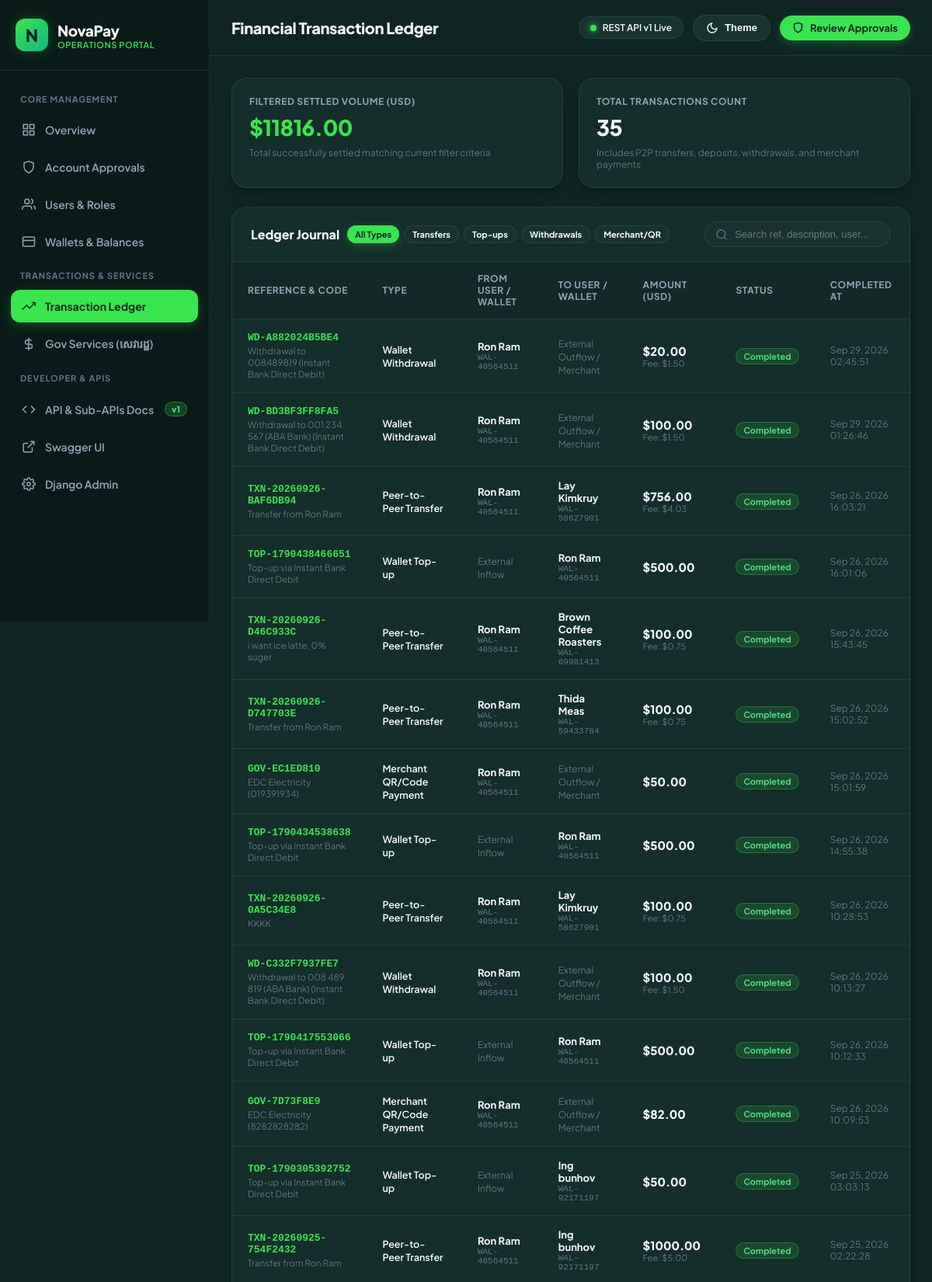
Screenshot of /transactions/ (upper part) with the database file from the repository.
### apps/transactions/models.py (models this page shows, shortened)
class Transaction(BaseModel):
    transaction_code = models.CharField(
        max_length=64,
        unique=True,
        db_index=True,
        default=generate_transaction_code,
        editable=False
    )
    transaction_type = models.CharField(
        max_length=30,
        choices=TransactionType.choices,
        db_index=True
    )
    status = models.CharField(
        max_length=30,
        choices=TransactionStatus.choices,
        default=TransactionStatus.PENDING,
        db_index=True
    )
    sender_wallet = models.ForeignKey(
        Wallet,
        on_delete=models.PROTECT,
        null=True,
        blank=True,
        related_name="sent_transactions"
    )
    receiver_wallet = models.ForeignKey(
        Wallet,
        on_delete=models.PROTECT,
        null=True,
        blank=True,
        related_name="received_transactions"
    )
    amount = models.DecimalField(max_digits=18, decimal_places=4)
    fee_amount = models.DecimalField(max_digits=18, decimal_places=4, default=Decimal("0.0000"))
    total_amount = models.DecimalField(max_digits=18, decimal_places=4)
    currency = models.CharField(max_length=3, default="USD")
    description = models.CharField(max_length=500, blank=True, default="")
    reference_number = models.CharField(max_length=100, blank=True, default="", db_index=True)
    parent_transaction = models.ForeignKey(
        "self",
        on_delete=models.PROTECT,
        null=True,
        blank=True,
        related_name="child_transactions"
    )
    metadata = models.JSONField(default=dict, blank=True)
    completed_at = models.DateTimeField(null=True, blank=True)
    class Meta:
        verbose_name = "Transaction"
        verbose_name_plural = "Transactions"
        ordering = ["-created_at"]
        constraints = [
            models.CheckConstraint(
                condition=Q(amount__gt=Decimal("0.0000")),
                name="transaction_amount_strictly_positive"
            ),
            models.CheckConstraint(
                condition=Q(fee_amount__gte=Decimal("0.0000")),
                name="transaction_fee_non_negative"
            ),
            models.CheckConstraint(
                condition=Q(total_amount__gte=models.F("amount")),
                name="transaction_total_amount_gte_amount"
            ),
        ]
        indexes = [
            models.Index(fields=["sender_wallet", "created_at"]),
            models.Index(fields=["receiver_wallet", "created_at"]),
            models.Index(fields=["status", "created_at"]),
            models.Index(fields=["transaction_type", "created_at"]),
            models.Index(fields=["reference_number"]),
        ]

### apps/wallets/models.py (models this page shows, shortened)
class Wallet(BaseModel):
    user = models.ForeignKey(
        settings.AUTH_USER_MODEL,
        on_delete=models.PROTECT,
        related_name="wallets"
    )
    wallet_number = models.CharField(
        max_length=32,
        unique=True,
        db_index=True,
        default=generate_wallet_number,
        editable=False
    )
    currency = models.CharField(max_length=3, default="USD")
    current_balance = models.DecimalField(
        max_digits=18,
        decimal_places=4,
        default=Decimal("0.0000")
    )
    available_balance = models.DecimalField(
        max_digits=18,
        decimal_places=4,
        default=Decimal("0.0000")
    )
    hold_balance = models.DecimalField(
        max_digits=18,
        decimal_places=4,
        default=Decimal("0.0000")
    )
    status = models.CharField(
        max_length=20,
        choices=WalletStatus.choices,
        default=WalletStatus.ACTIVE,
        db_index=True
    )
    is_primary = models.BooleanField(default=True)
    class Meta:
        verbose_name = "Wallet"
        verbose_name_plural = "Wallets"
        constraints = [
            models.CheckConstraint(
                condition=Q(available_balance__gte=Decimal("0.0000")),
                name="wallet_available_balance_non_negative"
            ),
            models.CheckConstraint(
                condition=Q(hold_balance__gte=Decimal("0.0000")),
                name="wallet_hold_balance_non_negative"
            ),
            models.CheckConstraint(
                condition=Q(current_balance__gte=Decimal("0.0000")),
                name="wallet_current_balance_non_negative"
            ),
        ]
        indexes = [
            models.Index(fields=["user", "status"]),
            models.Index(fields=["wallet_number", "status"]),
        ]

### apps/users/models.py (models this page shows, shortened)
class User(AbstractBaseUser, PermissionsMixin, BaseModel):
    email = models.EmailField(unique=True, db_index=True)
    phone_number = models.CharField(
        max_length=30,
        unique=True,
        db_index=True,
        validators=[RegexValidator(r"^(\+855\d{8,9}|0\d{8,9}|\+?[1-9]\d{7,19})$", "Enter a valid Cambodian (+855) or E.164 phone number.")]
    )
    full_name = models.CharField(max_length=150)
    role = models.CharField(max_length=20, choices=UserRole.choices, default=UserRole.CUSTOMER, db_index=True)
    status = models.CharField(max_length=20, choices=UserStatus.choices, default=UserStatus.ACTIVE, db_index=True)
    date_of_birth = models.DateField(null=True, blank=True)
    gender = models.CharField(max_length=10, choices=Gender.choices, null=True, blank=True)
    profile_photo = models.ImageField(upload_to="avatars/%Y/%m/", null=True, blank=True)
    id_document_type = models.CharField(max_length=30, choices=IdDocumentType.choices, null=True, blank=True)
    id_document_number = models.CharField(max_length=50, null=True, blank=True)
    id_document_photo = models.ImageField(upload_to="documents/%Y/%m/", null=True, blank=True)
    is_email_verified = models.BooleanField(default=False)
    is_phone_verified = models.BooleanField(default=False)
    pin_hash = models.CharField(max_length=255, null=True, blank=True)
    pin_retry_count = models.PositiveSmallIntegerField(default=0)
    pin_locked_until = models.DateTimeField(null=True, blank=True)
    kyc_tier = models.PositiveSmallIntegerField(default=0)
    is_active = models.BooleanField(default=True)
    is_staff = models.BooleanField(default=False)
    last_login_at = models.DateTimeField(null=True, blank=True)
    objects = UserManager()
    USERNAME_FIELD = "email"
    REQUIRED_FIELDS = ["phone_number", "full_name"]
    class Meta:
        verbose_name = "User"
        verbose_name_plural = "Users"
        indexes = [
            models.Index(fields=["email", "status"]),
            models.Index(fields=["phone_number", "status"]),
            models.Index(fields=["role", "status"]),
        ]

### apps/dashboard/views.py (the view, shortened to what this page needs)
# urls.py: path("transactions/", DashboardTransactionsView.as_view(), name="transactions"),
class DashboardTransactionsView(View):
    def get(self, request):
        query = request.GET.get("q", "").strip()
        txn_type = request.GET.get("type", "")
        txn_status = request.GET.get("status", "")
        txns_qs = Transaction.objects.select_related(
            "sender_wallet__user", "receiver_wallet__user"
        ).order_by("-created_at")
        if txn_type:
            txns_qs = txns_qs.filter(transaction_type=txn_type)
        if txn_status:
            txns_qs = txns_qs.filter(status=txn_status)
        total_sum = txns_qs.filter(status=TransactionStatus.COMPLETED).aggregate(s=Sum("amount"))["s"] or Decimal("0.00")
        context = {
            "active_tab": "transactions",
            "transactions": txns_qs[:100],
            "query": query,
            "selected_type": txn_type,
            "selected_status": txn_status,
            "total_sum": total_sum,
            "total_count": txns_qs.count(),
        }
        return render(request, "dashboard/transactions.html", context)

### templates/dashboard/transactions.html (shortened to what this page needs)
{% extends "dashboard/base.html" %}
{% block page_title %}Financial Transaction Ledger{% endblock %}
{% block content %}
<div class="grid-4" style="grid-template-columns: repeat(2, 1fr); margin-bottom: 24px;">
  <div class="card">
    <div class="stat-label">Filtered Settled Volume (USD)</div>
    <div class="stat-value" style="color: var(--accent-green);">${{ total_sum|floatformat:2 }}</div>
    <div class="stat-meta">Total successfully settled matching current filter criteria</div>
  </div>
  <div class="card">
    <div class="stat-label">Total Transactions Count</div>
    <div class="stat-value">{{ total_count }}</div>
    <div class="stat-meta">Includes P2P transfers, deposits, withdrawals, and merchant payments</div>
  </div>
</div>
<div class="table-container">
  <div class="table-header">
    <div style="display: flex; align-items: center; gap: 10px; flex-wrap: wrap;">
      <span class="table-title">Ledger Journal</span>
      <div style="display: flex; gap: 6px;">
        <a href="?type=" class="badge-pill {% if not selected_type %}btn-accent{% else %}btn-ghost{% endif %}" style="text-decoration: none; padding: 4px 10px;">All Types</a>
        <a href="?type=TRANSFER" class="badge-pill {% if selected_type == 'TRANSFER' %}btn-accent{% else %}btn-ghost{% endif %}" style="text-decoration: none; padding: 4px 10px;">Transfers</a>
        <a href="?type=TOPUP" class="badge-pill {% if selected_type == 'TOPUP' %}btn-accent{% else %}btn-ghost{% endif %}" style="text-decoration: none; padding: 4px 10px;">Top-ups</a>
        <a href="?type=WITHDRAWAL" class="badge-pill {% if selected_type == 'WITHDRAWAL' %}btn-accent{% else %}btn-ghost{% endif %}" style="text-decoration: none; padding: 4px 10px;">Withdrawals</a>
        <a href="?type=MERCHANT_PAYMENT" class="badge-pill {% if selected_type == 'MERCHANT_PAYMENT' %}btn-accent{% else %}btn-ghost{% endif %}" style="text-decoration: none; padding: 4px 10px;">Merchant/QR</a>
      </div>
    </div>
    <form method="GET" class="search-wrapper">
      <input type="text" name="q" value="{{ query }}" placeholder="Search ref, description, user..." class="input-search">
    </form>
  </div>
  <table>
    <thead>
      <tr>
        <th>Reference & Code</th>
        <th>Type</th>
        <th>From User / Wallet</th>
        <th>To User / Wallet</th>
        <th>Amount (USD)</th>
        <th>Status</th>
        <th>Completed At</th>
      </tr>
    </thead>
    <tbody>
      {% for txn in transactions %}
        <tr>
          <td>
            <div style="font-family: monospace; font-weight: 800; font-size: 13px; color: var(--accent-green);">
              {{ txn.reference_number|default:txn.transaction_code }}
            </div>
            <div style="font-size: 11.5px; color: var(--text-muted); margin-top: 2px;">
              {{ txn.description|default:'No description' }}
            </div>
          </td>
          <td>
            <span style="font-weight: 600; font-size: 12.5px;">{{ txn.get_transaction_type_display }}</span>
          </td>
          <td>
            {% if txn.sender_wallet %}
              <div style="font-weight: 700; font-size: 13px;">{{ txn.sender_wallet.user.full_name }}</div>
              <div style="font-family: monospace; font-size: 11px; color: var(--text-muted);">{{ txn.sender_wallet.wallet_number }}</div>
            {% else %}
              <span style="font-size: 12px; color: var(--text-muted);">External Inflow</span>
            {% endif %}
          </td>
          <td>
            {% if txn.receiver_wallet %}
              <div style="font-weight: 700; font-size: 13px;">{{ txn.receiver_wallet.user.full_name }}</div>
              <div style="font-family: monospace; font-size: 11px; color: var(--text-muted);">{{ txn.receiver_wallet.wallet_number }}</div>
            {% else %}
              <span style="font-size: 12px; color: var(--text-muted);">External Outflow / Merchant</span>
            {% endif %}
          </td>
          <td>
            <span style="font-weight: 900; font-size: 15px; color: var(--text-primary);">
              ${{ txn.amount|floatformat:2 }}
            </span>
            {% if txn.fee_amount > 0 %}
              <div style="font-size: 11px; color: var(--text-muted);">Fee: ${{ txn.fee_amount|floatformat:2 }}</div>
            {% endif %}
          </td>
          <td>
            {% if txn.status == 'COMPLETED' %}
              <span class="badge-pill badge-active">Completed</span>
            {% elif txn.status == 'PENDING' or txn.status == 'PROCESSING' %}
              <span class="badge-pill badge-pending">{{ txn.status }}</span>
            {% else %}
              <span class="badge-pill badge-rejected">{{ txn.status }}</span>
            {% endif %}
          </td>
          <td style="font-size: 12px; color: var(--text-muted);">
            {{ txn.created_at|date:"M d, Y" }}
            <div>{{ txn.created_at|date:"H:i:s" }}</div>
          </td>
        </tr>
      {% empty %}
        <tr>
          <td colspan="7" style="text-align: center; color: var(--text-muted); padding: 32px 16px;">
            No transactions match criteria.
          </td>
        </tr>
      {% endfor %}
    </tbody>
  </table>
</div>
{% endblock %}

### templates/dashboard/base.html (style rules this page uses)
:root { --bg-primary: #0F2624; --bg-surface: #173330; --bg-surface-elevated: #1D3E3A; --bg-card: #142E2B; --bg-sidebar: #091A18; --bg-header: rgba(15, 38, 36, 0.85); --accent-green: #38E54D; --accent-green-light: #4ADE80; --accent-green-glow: rgba(56, 229, 77, 0.25); --accent-green-subtle: rgba(56, 229, 77, 0.12); --text-primary: #F8FAFC; --text-secondary: #94A3B8; --text-muted: #64748B; --text-dark: #0F172A; --border-color: rgba(255, 255, 255, 0.08); --border-active: rgba(56, 229, 77, 0.35); --danger: #EF4444; --danger-bg: rgba(239, 68, 68, 0.12); --warning: #F59E0B; --warning-bg: rgba(245, 158, 11, 0.14); --info: #38BDF8; --info-bg: rgba(56, 189, 248, 0.12); --font-main: 'Plus Jakarta Sans', 'Inter', -apple-system, sans-serif; --font-khmer: 'Kantumruy Pro', sans-serif; --radius-sm: 8px; --radius-md: 14px; --radius-lg: 20px; --radius-full: 9999px; --shadow-card: 0 10px 25px -5px rgba(0, 0, 0, 0.25), 0 8px 10px -6px rgba(0, 0, 0, 0.25); }
* { box-sizing: border-box; margin: 0; padding: 0; }
body { font-family: var(--font-main); background-color: var(--bg-primary); color: var(--text-primary); min-height: 100vh; display: flex; overflow-x: hidden; transition: background-color 0.2s ease, color 0.2s ease; }
.btn-accent { background: var(--accent-green); color: #0F2624; box-shadow: 0 4px 12px var(--accent-green-glow); }
.btn-ghost { background: var(--bg-surface); color: var(--text-primary); border: 1px solid var(--border-color); }
.grid-4 { display: grid; grid-template-columns: repeat(auto-fit, minmax(240px, 1fr)); gap: 20px; margin-bottom: 26px; }
.card { background: var(--bg-card); border: 1px solid var(--border-color); border-radius: var(--radius-lg); padding: 22px; box-shadow: var(--shadow-card); position: relative; overflow: hidden; transition: border-color 0.2s; }
.stat-label { font-size: 12px; font-weight: 700; color: var(--text-secondary); text-transform: uppercase; letter-spacing: 0.05em; margin-bottom: 8px; }
.stat-value { font-size: 28px; font-weight: 900; letter-spacing: -0.02em; display: flex; align-items: baseline; gap: 6px; }
.stat-meta { font-size: 12px; color: var(--text-muted); margin-top: 8px; display: flex; align-items: center; gap: 6px; }
.badge-pill { display: inline-flex; align-items: center; gap: 4px; padding: 3px 9px; border-radius: var(--radius-full); font-size: 11px; font-weight: 700; }
.badge-active { background: rgba(56, 229, 77, 0.15); color: #4ADE80; border: 1px solid rgba(56, 229, 77, 0.3); }
.table-container { background: var(--bg-card); border: 1px solid var(--border-color); border-radius: var(--radius-lg); overflow: hidden; box-shadow: var(--shadow-card); }
.table-header { padding: 18px 24px; border-bottom: 1px solid var(--border-color); display: flex; align-items: center; justify-content: space-between; gap: 16px; flex-wrap: wrap; }
.table-title { font-size: 16px; font-weight: 800; }
table { width: 100%; border-collapse: collapse; text-align: left; }
th { padding: 14px 20px; font-size: 12px; font-weight: 700; color: var(--text-secondary); text-transform: uppercase; letter-spacing: 0.05em; background: rgba(0, 0, 0, 0.1); border-bottom: 1px solid var(--border-color); }
td { padding: 16px 20px; font-size: 13.5px; border-bottom: 1px solid var(--border-color); vertical-align: middle; }
.input-search { background: var(--bg-surface); border: 1px solid var(--border-color); border-radius: var(--radius-full); padding: 8px 18px 8px 38px; font-size: 13px; color: var(--text-primary); outline: none; min-width: 240px; transition: border-color 0.15s; }
.search-wrapper { position: relative; }

### rows the page displays
Transaction: reference_number "WD-A882024B5BE4", description "Withdrawal to 008489819 (Instant Bank Direct Debit)", transaction_type "Wallet Withdrawal", sender_wallet.user.full_name "Ron Ram", sender_wallet.wallet_number "WAL-40564511", shows "External Outflow / Merchant", amount "20.00", fee_amount "1.50", status "Completed", created_at "Sep 29, 2026", created_at "02:45:51"
Transaction: reference_number "WD-BD3BF3FF8FA5", description "Withdrawal to 001 234 567 (ABA Bank) (Instant Bank Direct Debit)", transaction_type "Wallet Withdrawal", sender_wallet.user.full_name "Ron Ram", sender_wallet.wallet_number "WAL-40564511", shows "External Outflow / Merchant", amount "100.00", fee_amount "1.50", status "Completed", created_at "Sep 29, 2026", created_at "01:26:46"
Transaction: reference_number "TXN-20260926-BAF6DB94", description "Transfer from Ron Ram", transaction_type "Peer-to-Peer Transfer", sender_wallet.user.full_name "Ron Ram", sender_wallet.wallet_number "WAL-40564511", receiver_wallet.user.full_name "Lay Kimkruy", receiver_wallet.wallet_number "WAL-58627901", amount "756.00", fee_amount "4.03", status "Completed", created_at "Sep 26, 2026", created_at "16:03:21"
Transaction: reference_number "TOP-1790438466651", description "Top-up via Instant Bank Direct Debit", transaction_type "Wallet Top-up", shows "External Inflow", receiver_wallet.user.full_name "Ron Ram", receiver_wallet.wallet_number "WAL-40564511", amount "500.00", status "Completed", created_at "Sep 26, 2026", created_at "16:01:06"
Transaction: reference_number "TXN-20260926-D46C933C", description "i want ice latte, 0% suger", transaction_type "Peer-to-Peer Transfer", sender_wallet.user.full_name "Ron Ram", sender_wallet.wallet_number "WAL-40564511", receiver_wallet.user.full_name "Brown Coffee Roasters", receiver_wallet.wallet_number "WAL-69981413", amount "100.00", fee_amount "0.75", status "Completed", created_at "Sep 26, 2026", created_at "15:43:45"
Transaction: reference_number "TXN-20260926-D747703E", description "Transfer from Ron Ram", transaction_type "Peer-to-Peer Transfer", sender_wallet.user.full_name "Ron Ram", sender_wallet.wallet_number "WAL-40564511", receiver_wallet.user.full_name "Thida Meas", receiver_wallet.wallet_number "WAL-59433784", amount "100.00", fee_amount "0.75", status "Completed", created_at "Sep 26, 2026", created_at "15:02:52"
Transaction: reference_number "GOV-EC1ED810", description "EDC Electricity (019391934)", transaction_type "Merchant QR/Code Payment", sender_wallet.user.full_name "Ron Ram", sender_wallet.wallet_number "WAL-40564511", shows "External Outflow / Merchant", amount "50.00", status "Completed", created_at "Sep 26, 2026", created_at "15:01:59"
Transaction: reference_number "TOP-1790434538638", description "Top-up via Instant Bank Direct Debit", transaction_type "Wallet Top-up", shows "External Inflow", receiver_wallet.user.full_name "Ron Ram", receiver_wallet.wallet_number "WAL-40564511", amount "500.00", status "Completed", created_at "Sep 26, 2026", created_at "14:55:38"
Transaction: reference_number "TXN-20260926-0A5C34E8", description "KKKK", transaction_type "Peer-to-Peer Transfer", sender_wallet.user.full_name "Ron Ram", sender_wallet.wallet_number "WAL-40564511", receiver_wallet.user.full_name "Lay Kimkruy", receiver_wallet.wallet_number "WAL-58627901", amount "100.00", fee_amount "0.75", status "Completed", created_at "Sep 26, 2026", created_at "10:28:53"
Transaction: reference_number "WD-C332F7937FE7", description "Withdrawal to 008 489 819 (ABA Bank) (Instant Bank Direct Debit)", transaction_type "Wallet Withdrawal", sender_wallet.user.full_name "Ron Ram", sender_wallet.wallet_number "WAL-40564511", shows "External Outflow / Merchant", amount "100.00", fee_amount "1.50", status "Completed", created_at "Sep 26, 2026", created_at "10:13:27"
Transaction: reference_number "TOP-1790417553066", description "Top-up via Instant Bank Direct Debit", transaction_type "Wallet Top-up", shows "External Inflow", receiver_wallet.user.full_name "Ron Ram", receiver_wallet.wallet_number "WAL-40564511", amount "500.00", status "Completed", created_at "Sep 26, 2026", created_at "10:12:33"
Transaction: reference_number "GOV-7D73F8E9", description "EDC Electricity (8282828282)", transaction_type "Merchant QR/Code Payment", sender_wallet.user.full_name "Ron Ram", sender_wallet.wallet_number "WAL-40564511", shows "External Outflow / Merchant", amount "82.00", status "Completed", created_at "Sep 26, 2026", created_at "10:09:53"
Transaction: reference_number "TOP-1790305392752", description "Top-up via Instant Bank Direct Debit", transaction_type "Wallet Top-up", shows "External Inflow", receiver_wallet.user.full_name "Ing bunhov", receiver_wallet.wallet_number "WAL-92171197", amount "50.00", status "Completed", created_at "Sep 25, 2026", created_at "03:03:13"
Transaction: reference_number "TXN-20260925-754F2432", description "Transfer from Ron Ram", transaction_type "Peer-to-Peer Transfer", sender_wallet.user.full_name "Ron Ram", sender_wallet.wallet_number "WAL-40564511", receiver_wallet.user.full_name "Ing bunhov", receiver_wallet.wallet_number "WAL-92171197", amount "1000.00", fee_amount "5.00", status "Completed", created_at "Sep 25, 2026", created_at "02:22:28"

### other values shown
{{ total_sum|floatformat:2 }} "11816.00"
{{ total_count }} "35"
